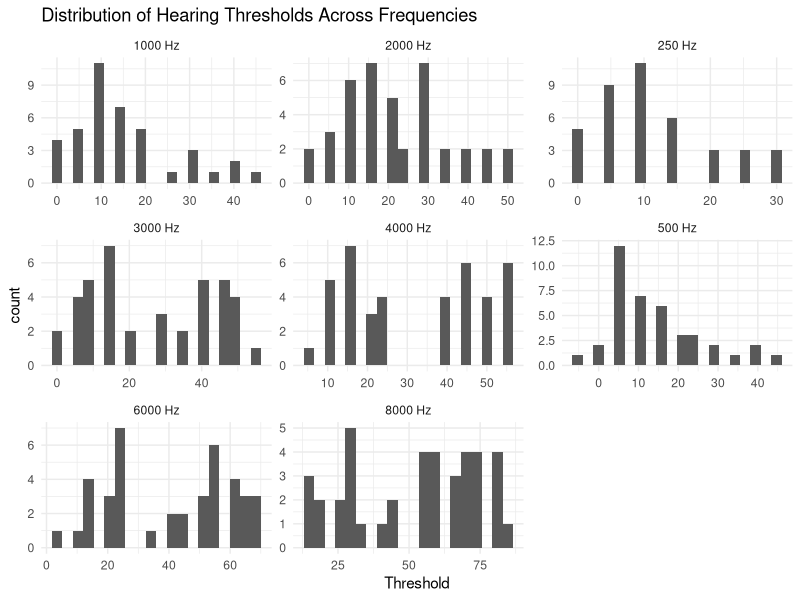
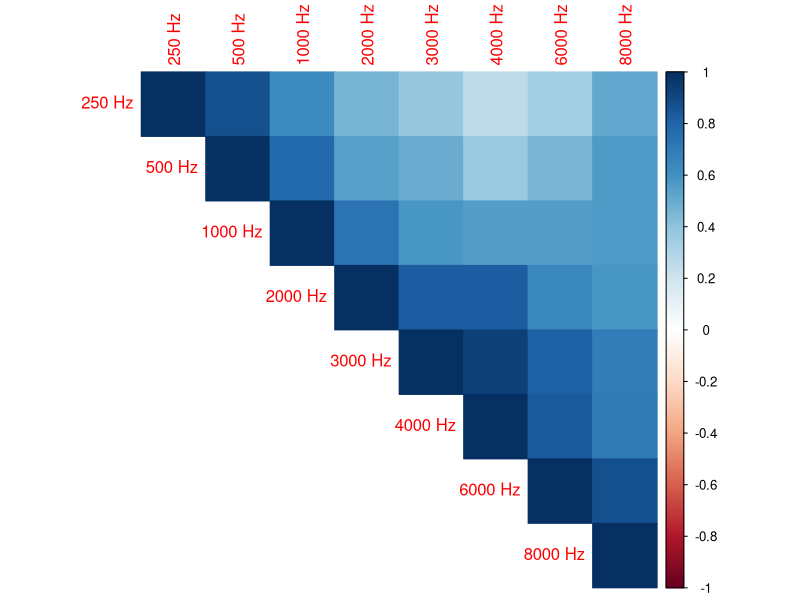
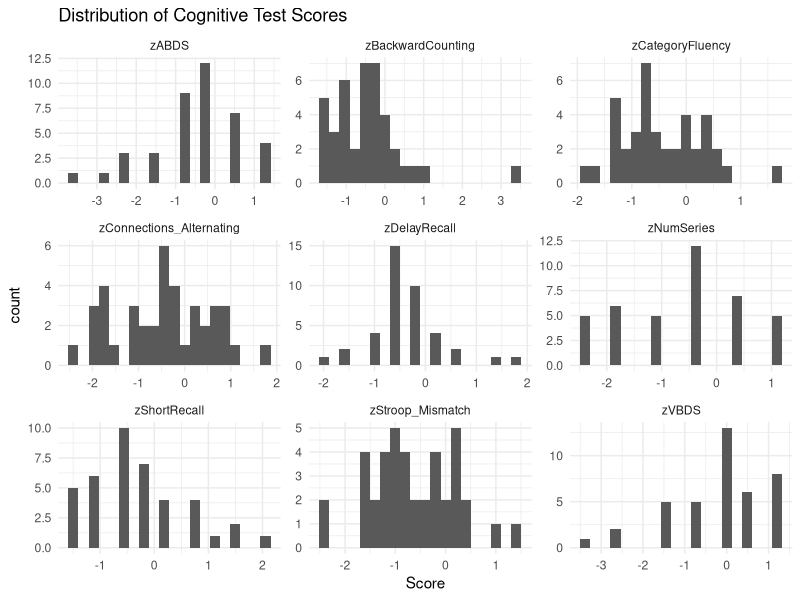
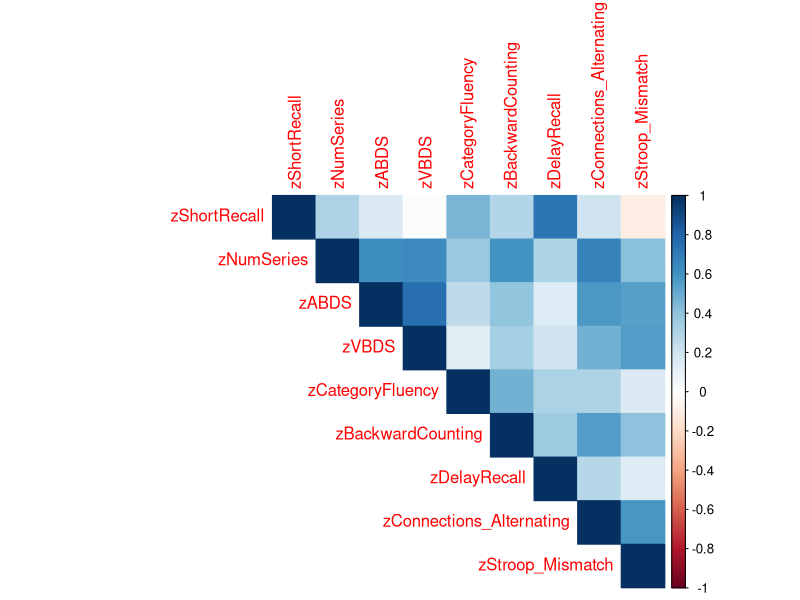
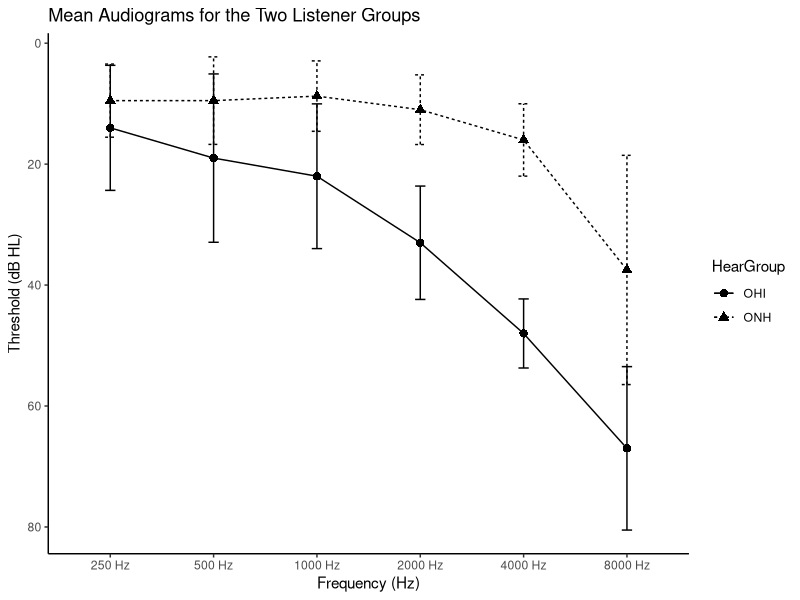
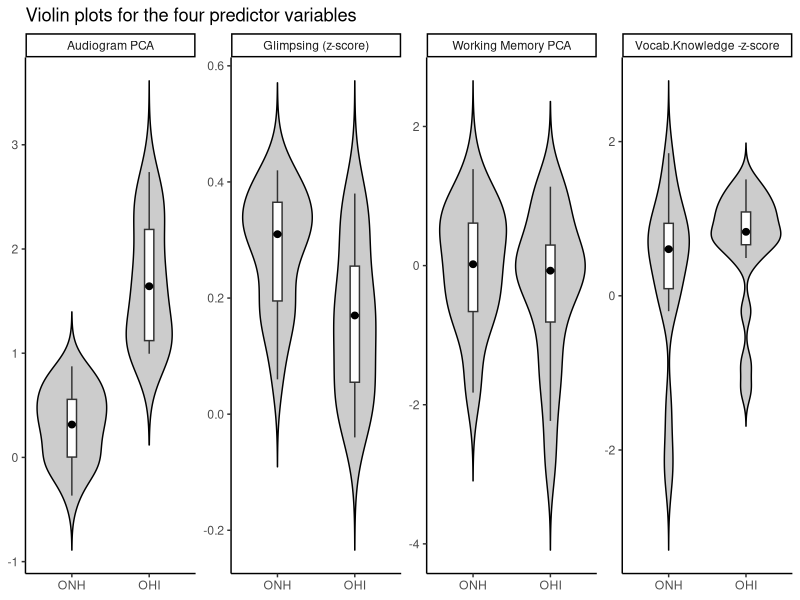
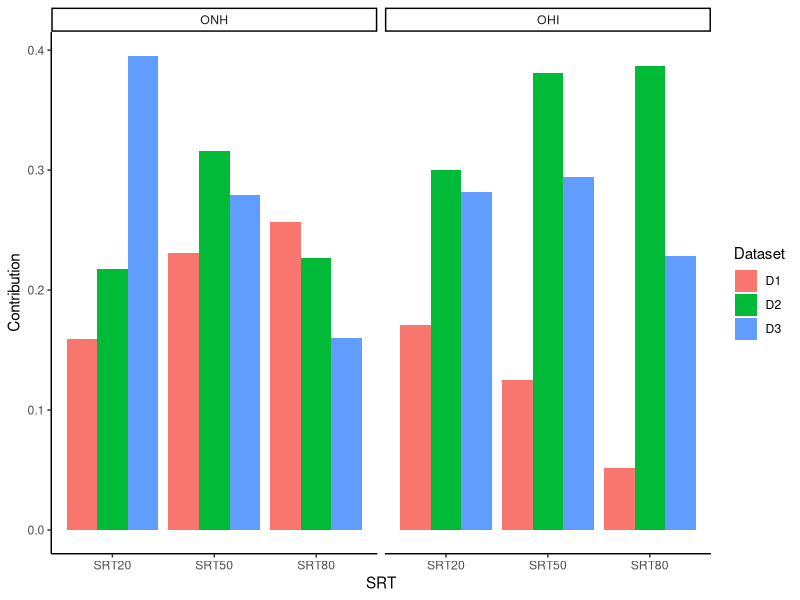
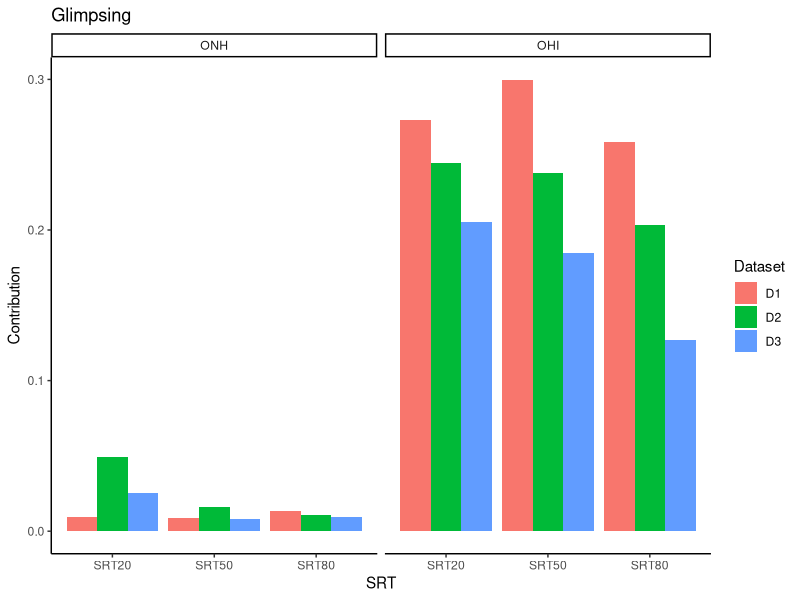

Here is the R script that generated these plots, in order: (Note: this script raises an error after producing the figures.)
## ---- chunk 1
knitr::opts_chunk$set(fig.path = "images/")
## ---- chunk 2
# Installed the packages "corrplot" and "combinat" and loading the necessary libraries, I have removed installing code lines after installing

## ---- chunk 3

library(readxl)
library(tidyverse)
library(corrplot)
library(combinat)
## ---- chunk 4
auditory_variables <- read_excel("data/journal.pone.0331487.s002.xlsx",sheet = "AuditoryVariables",skip = 1) # Skipping the header above data columns because the auditory dataset contained multi-level headers

cognitive_variables <- read_excel("data/journal.pone.0331487.s002.xlsx",
                        sheet = "CognitiveVariables (z-scores)")
## ---- chunk 5
head(auditory_variables)
glimpse(auditory_variables)
## ---- chunk 6
head(cognitive_variables)
glimpse(cognitive_variables)
## ---- chunk 7
auditory_variables_long <- auditory_variables%>%
  pivot_longer(cols = `250 Hz`:`8000 Hz`,
               names_to = "Frequency",
               values_to = "Threshold")

ggplot(auditory_variables_long, aes(x = Threshold)) +
  geom_histogram(bins = 20) +
  facet_wrap(~Frequency, scales = "free") +
  theme_minimal() +
  labs(title = "Distribution of Hearing Thresholds Across Frequencies")
## ---- chunk 8
auditory_variables_1 <- auditory_variables %>%
  select(`250 Hz`:`8000 Hz`)

auditory_correlations <- cor(auditory_variables_1)

library(corrplot)
corrplot(auditory_correlations, method = "color", type = "upper")
## ---- chunk 9
cognitive_variables_long <- cognitive_variables %>%
  pivot_longer(cols = zShortRecall:zStroop_Mismatch,
               names_to = "Test",
               values_to = "Score")

ggplot(cognitive_variables_long, aes(x = Score)) +
  geom_histogram(bins = 20) +
  facet_wrap(~Test, scales = "free") +
  theme_minimal() +
  labs(title = "Distribution of Cognitive Test Scores")
## ---- chunk 10
cognitive_variables_1 <- cognitive_variables %>%
  select(zShortRecall:zStroop_Mismatch)

cognitive_correlation <- cor(cognitive_variables_1)

# drawing the correlation matrix

corrplot(cognitive_correlation, method = "color", type = "upper")
## ---- chunk 11
df <- read_excel(
  "data/journal.pone.0331487.s002.xlsx",
  sheet = "Predictors&Outcomes", ,skip = 1
)
df$HearGroup <- as.factor(df$HearGroup)

## ---- chunk 12
df %>%
  group_by(HearGroup) %>%
  summarise(
    n = n(),
    Age_mean = mean(Age),
    Age_sd = sd(Age),
    Age_min = min(Age),
    Age_max = max(Age)
  )
## ---- chunk 13
table(df$HearGroup, df$Sex)
## ---- chunk 14

auditory_variables_long <- auditory_variables %>%
  select(HearGroup, `250 Hz`, `500 Hz`, `1000 Hz`, `2000 Hz`, `4000 Hz`, `8000 Hz`) %>%
  pivot_longer(
    cols = `250 Hz`:`8000 Hz`,
    names_to = "Frequency",
    values_to = "Threshold"
  ) %>%
  mutate(
    Frequency = factor(
      Frequency,
      levels = c("250 Hz", "500 Hz", "1000 Hz", "2000 Hz", "4000 Hz", "8000 Hz")
    )
  )

auditory_variables_summary <- auditory_variables_long %>%
  group_by(HearGroup, Frequency) %>%
  summarise(
    mean_threshold = mean(Threshold, na.rm = TRUE),
    sd_threshold = sd(Threshold, na.rm = TRUE),
    .groups = "drop"
  )

auditory_variables_summary
## ---- chunk 15
ggplot(auditory_variables_summary, aes(x = Frequency, y = mean_threshold,
                        group = HearGroup, shape = HearGroup, linetype = HearGroup)) +
  geom_line(color = "black") +
  geom_point(color = "black", size = 2.5) +
  geom_errorbar(
    aes(ymin = mean_threshold - sd_threshold, ymax = mean_threshold + sd_threshold),
    width = 0.1,
    color = "black"
  ) +
  scale_y_reverse() +
  labs(
    title = "Mean Audiograms for the Two Listener Groups",
    x = "Frequency (Hz)",
    y = "Threshold (dB HL)"
  ) +
  theme_classic()
## ---- chunk 16

df$HearGroup <- factor(df$HearGroup, levels = c("ONH", "OHI"))

plot_df <- df %>%
  select(HearGroup, Audiogram_PCA, Glimpsing, WorkingMemory_PCA, Vocabulary) %>%
  pivot_longer(
    cols = c(Audiogram_PCA, Glimpsing, WorkingMemory_PCA, Vocabulary),
    names_to = "Variable",
    values_to = "Value"
  ) %>%
  mutate(
    Variable = factor(
      Variable,
      levels = c("Audiogram_PCA", "Glimpsing", "WorkingMemory_PCA", "Vocabulary"),
      labels = c("Audiogram PCA", "Glimpsing (z-score)", "Working Memory PCA", "Vocab.Knowledge -z-score")
    )
  )

ggplot(plot_df, aes(x = HearGroup, y = Value)) +
  geom_violin(trim = FALSE, fill = "grey80", color = "black") +
  geom_boxplot(width = 0.12, fill = "white", outlier.shape = NA) +
  stat_summary(fun = median, geom = "point", size = 2) +
  facet_wrap(~Variable, scales = "free_y", nrow = 1) +
  labs(
    x = NULL,
    y = NULL,
    title = "Violin plots for the four predictor variables"
  ) +
  theme_classic()
## ---- chunk 17

# writing a fucntion to compute the dominance

compute_dominance <- function(data, outcome) {
  
  predictors <- c("Audiogram_PCA", "Glimpsing", 
                  "WorkingMemory_PCA", "Vocabulary")
  # Above are the four predictir variables we are considering
  
  all_subsets <- unlist(
    lapply(1:length(predictors), function(x) {
      combn(predictors, x, simplify = FALSE)
    }),
    recursive = FALSE
  )
  
  # The above step actually is for creating all the combinations of predictor variable subsets.     because the dominance value calculation they did was based on all possible regression      submodels.
  
  results <- data.frame()
  
  # Compute R² for all subsets (every combination) I defined above, and i can store in results data frame.
  
  for (subset in all_subsets) {
    
    formula <- as.formula(
      paste(outcome, "~", paste(subset, collapse = " + "))
    )
    
    model <- lm(formula, data = data) # here is we use the multiple regression models
    
    results <- rbind(results, data.frame(
      Predictors = paste(subset, collapse = ","),
      R2 = summary(model)$r.squared
    ))
  }
  
  # Creating an empty table to store dominance values For each predictor, I will calculate its    average contribution to R² across all possible subsets
  
  dominance <- data.frame(Predictor = predictors, Contribution = 0)
  
  for (pred in predictors) { # I am trying to store calculated contribution values now
    
    contrib_values <- c()
    
    for (subset in all_subsets) {
      
      if (!(pred %in% subset)) next
      
      subset_without <- setdiff(subset, pred) # I remember using this for the wordplay game assignment. I use it here to consider different subsets. 
      
      formula_with <- as.formula(
        paste(outcome, "~", paste(subset, collapse = " + "))
      )
      
      model_with <- lm(formula_with, data = data)
      r2_with <- summary(model_with)$r.squared
      
      if (length(subset_without) == 0) {
        r2_without <- 0
      } else {
        formula_without <- as.formula(
          paste(outcome, "~", paste(subset_without, collapse = " + "))
        )
        model_without <- lm(formula_without, data = data)
        r2_without <- summary(model_without)$r.squared 
      }
      # extracting r2 from each model summary above for predictor subsets with and both without that predictor in the subset
      
      contrib_values <- c(contrib_values, r2_with - r2_without)
    }
    
    dominance$Contribution[dominance$Predictor == pred] <- mean(contrib_values)
  }
  
  return(dominance)
}
## ---- chunk 18
df_ONH <- df %>% filter(HearGroup == "ONH")

dominance_test <- compute_dominance(df_ONH, "D1_SRT50_ESTOI")

dominance_test
## ---- chunk 19
outcomes <- c(
  "D1_SRT20_ESTOI", "D1_SRT50_ESTOI", "D1_SRT80_ESTOI",
  "D2_SRT20_ESTOI", "D2_SRT50_ESTOI", "D2_SRT80_ESTOI",
  "D3_SRT20_ESTOI", "D3_SRT50_ESTOI", "D3_SRT80_ESTOI"
)

run_all <- function(data, group_name) {
  
  results <- data.frame()
  
  for (out in outcomes) {
    
    dom <- compute_dominance(data, out)
    
    dom$Outcome <- out
    dom$Group <- group_name
    
    results <- rbind(results, dom)
  }
  
  return(results)
}

dom_ONH <- run_all(df %>% filter(HearGroup == "ONH"), "ONH")
dom_OHI <- run_all(df %>% filter(HearGroup == "OHI"), "OHI")

dominance_all <- rbind(dom_OHI, dom_ONH)
dominance_all
## ---- chunk 20
summary_dominance_analysis <- dominance_all %>%
  group_by(Group, Predictor) %>%
  summarise(
    Mean_Contribution = mean(Contribution),
    SD = sd(Contribution)
  )

summary_dominance_analysis
## ---- chunk 21
summary_dominance_analysis_table<- summary_dominance_analysis %>%
  group_by(Group) %>%
  arrange(Group, desc(Mean_Contribution))

summary_dominance_analysis_table
## ---- chunk 22
dominance_all <- dominance_all %>%
  mutate(
    Dataset = substr(Outcome, 1, 2),
    SRT = case_when(
      grepl("20", Outcome) ~ "SRT20",
      grepl("50", Outcome) ~ "SRT50",
      grepl("80", Outcome) ~ "SRT80"
    )
  )
## ---- chunk 23
aud_plot <- dominance_all %>%
  filter(Predictor == "Audiogram_PCA")

aud_plot$Group <- factor(aud_plot$Group, levels = c("ONH", "OHI"))

ggplot(aud_plot, aes(x = SRT, y = Contribution, fill = Dataset)) +
  geom_col(position = "dodge") +
  facet_wrap(~Group) +
  theme_classic()
## ---- chunk 24

glmp_plot <- dominance_all %>%
  filter(Predictor == "Glimpsing")

glmp_plot$Group <- factor(glmp_plot$Group, levels = c("ONH", "OHI"))

ggplot(glmp_plot, aes(x = SRT, y = Contribution, fill = Dataset)) +
  geom_col(position = "dodge") +
  facet_wrap(~Group) +
  theme_classic() +
  labs(title = "Glimpsing")

wm_plot <- dominance_all %>%
  filter(Predictor == "WorkingMemory_PCA")

wm_plot$Group <- factor(wm_plot$Group, levels = c("ONH", "OHI"))

ggplot(wm_plot, aes(x = SRT, y = Contribution, fill = Dataset)) +
  geom_col(position = "dodge") +
  facet_wrap(~Group) +
  theme_classic() +
  labs(title = "Working Memory")

voc_plot <- dominance_all %>%
  filter(Predictor == "Vocabulary")

voc_plot$Group <- factor(voc_plot$Group, levels = c("ONH", "OHI"))

ggplot(voc_plot, aes(x = SRT, y = Contribution, fill = Dataset)) +
  geom_col(position = "dodge") +
  facet_wrap(~Group) +
  theme_classic() +
  labs(title = "Vocabulary Knowledge")
## ---- chunk 25
df$HearGroup <- factor(df$HearGroup, levels = c("ONH", "OHI"))

# predictor variables used in the paper
predictor_vars <- c(
  "Audiogram_PCA",
  "SpeechModulation_PCA",
  "WorkingMemory_PCA",
  "EpisodicMemory_PCA",
  "Interference_PCA",
  "Vocabulary",
  "LinguisticClosure",
  "Glimpsing"
)

# all experimental speech outcome variables
outcome_vars <- c(
  "D1_SRT20_ESTOI", "D1_SRT50_ESTOI", "D1_SRT80_ESTOI",
  "D2_SRT20_ESTOI", "D2_SRT50_ESTOI", "D2_SRT80_ESTOI",
  "D3_SRT20_ESTOI", "D3_SRT50_ESTOI", "D3_SRT80_ESTOI",
  "Overall_PCA (Experimental)"
)
## ---- chunk 26
get_cor_table <- function(data, predictors, outcomes, group_name) {
  
  results <- data.frame()
  
  for (pred in predictors) {
    for (out in outcomes) {
      
      r_value <- cor(data[[pred]], data[[out]], use = "complete.obs")
      
      results <- rbind(
        results,
        data.frame(
          Group = group_name,
          Predictor = pred,
          Outcome = out,
          Correlation = r_value
        )
      )
    }
  }
  
  return(results)
}

## ---- chunk 27
cor_onh <- get_cor_table(
  data = df %>% filter(HearGroup == "ONH"),
  predictors = predictor_vars,
  outcomes = outcome_vars,
  group_name = "ONH"
)

cor_ohi <- get_cor_table(
  data = df %>% filter(HearGroup == "OHI"),
  predictors = predictor_vars,
  outcomes = outcome_vars,
  group_name = "OHI"
)

correlation_of_all <- bind_rows(cor_onh, cor_ohi)

head(correlation_of_all)
## ---- chunk 28
correlation_table_wide <- correlation_of_all %>%
  pivot_wider(
    names_from = Outcome,
    values_from = Correlation
  )

correlation_table_wide
## ---- chunk 29
knitr::kable(cor_table_wide, caption = "Replication of Table 3")
